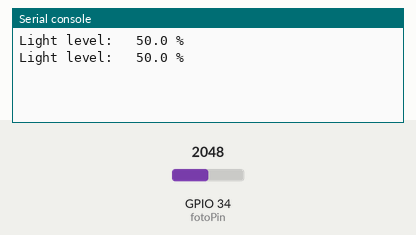
Simulated run of this program. Board: ESP32 board running MicroPython. On the bench: the last lines printed to the serial console. Inputs (shaded band) come from the test bench; at power-on: GPIO 34 (fotoPin) = 2048 (analog values on the 0–4095 scale).

Above: at 1.2 s.
1.3 s: GPIO 34 (fotoPin) set to 0
At 2.8 s:
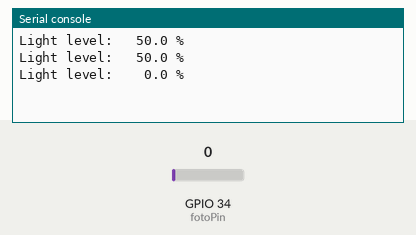
3.5 s: GPIO 34 (fotoPin) set to 4095
At 4.7 s:
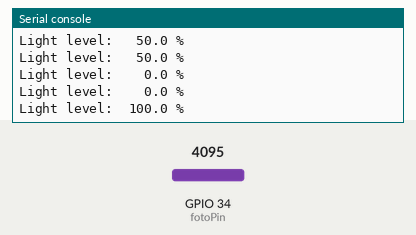

The program:

BPW40_luxmeter.py
```python
# BPW40_luxmeter.py

from machine import Pin, ADC
from time import sleep

fotoPin = ADC(Pin(34))
fotoPin.atten(ADC.ATTN_11DB)  # input range 0 ... 3,3 V

averages=10

while True:
  luxValue=0
  for average in range(averages):
    luxData=fotoPin.read()
    luxValue+=luxData/40.96    # DAC 4096 -> 100 %
  luxValue/=averages
  output="Light level: {:6.1f} %"
  print(output.format(luxValue))
  sleep(1)

    
```

Measured:
- after the input at 1.3 s, the serial console: prints a new line after 0.70 s (image 1)
- after the input at 3.5 s, the serial console: prints a new line after 0.50 s (image 2)
